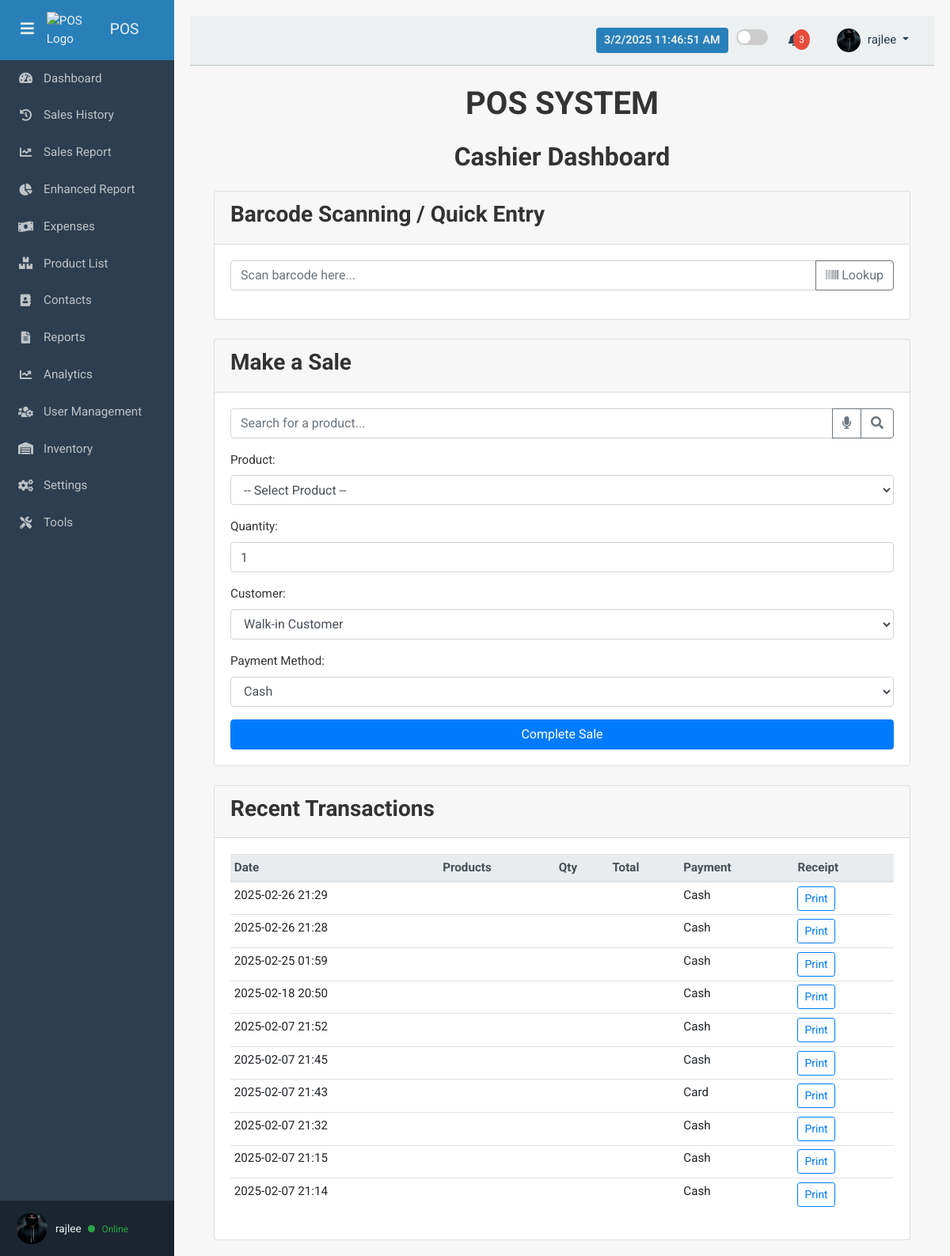
Page /cashier/ (signed in) on the earlier database version.
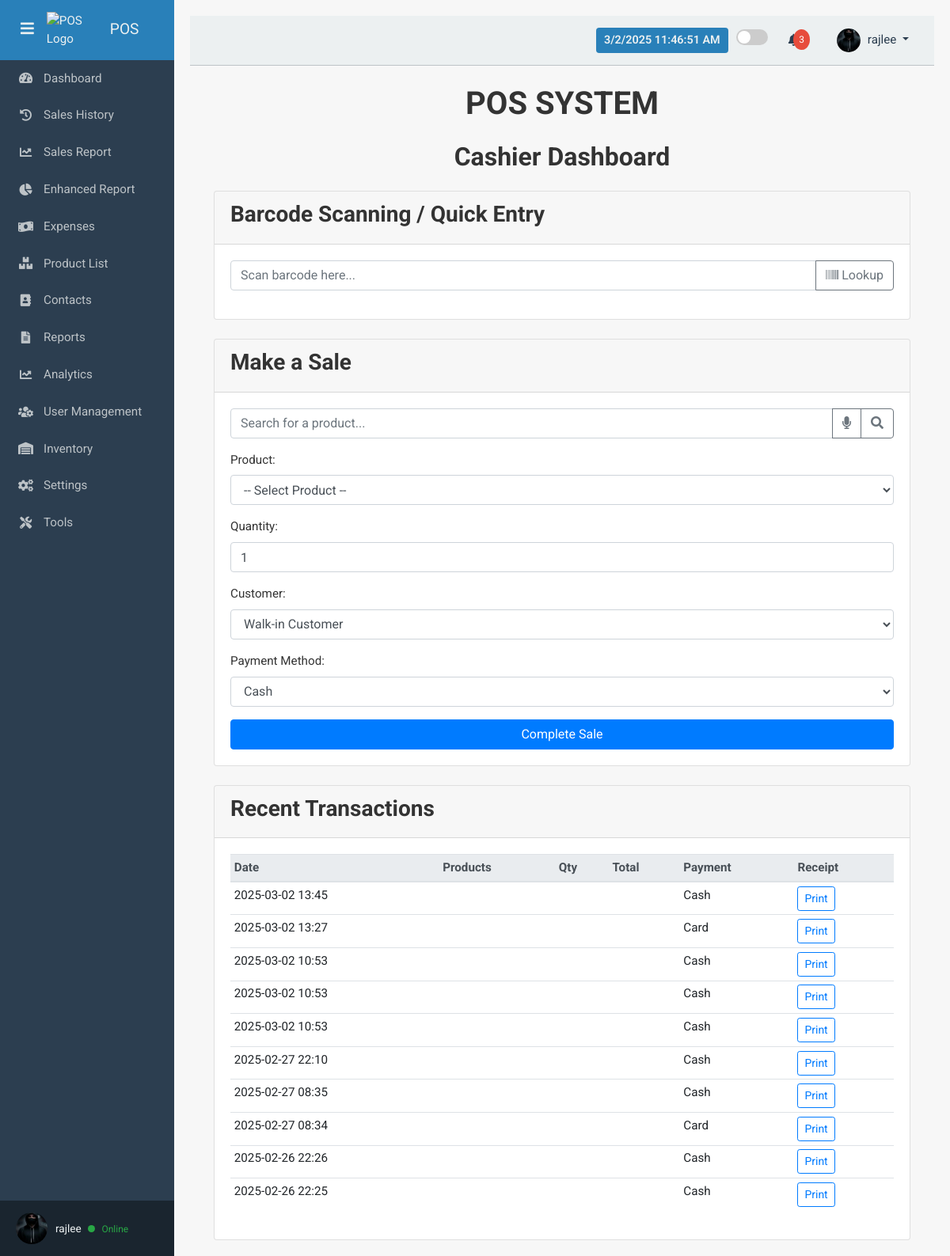
Same page on the later database version.
### pos/models.py (models this page shows, shortened)
class Sale(models.Model):
    customer = models.ForeignKey(
        'Customer', null=True, blank=True, on_delete=models.SET_NULL
    )
    product = models.ForeignKey(
        Product, on_delete=models.CASCADE, null=True, blank=True
    )
    quantity = models.PositiveIntegerField(null=True, blank=True)
    total_price = models.DecimalField(
        max_digits=10, decimal_places=2, blank=True, null=True
    )
    total_amount = models.DecimalField(
        max_digits=10, decimal_places=2, blank=True, null=True
    )
    payment_method = models.CharField(
        max_length=50,
        choices=[
            ("cash", "Cash"),
            ("card", "Card"),
            ("mobile_money", "Mobile Money")
        ],
    )
    date = models.DateTimeField(auto_now_add=True)
    cashier = models.ForeignKey(User, on_delete=models.CASCADE)
    def print_receipt_link(self):
        if self.id:
            url = reverse("generate_receipt", args=[self.id])
            return format_html(
                '<a class="button" href="{}" target="_blank">Print Receipt</a>', url
            )
        return "-"
    print_receipt_link.short_description = "Print Receipt"

### pos/views.py (the view, shortened to what this page needs)
# urls.py: path('cashier/', views.cashier_dashboard, name='cashier_dashboard'),
@login_required
def cashier_dashboard(request):
    products = Product.objects.all()
    customers = Customer.objects.all()
    recent_sales = Sale.objects.order_by('-date')[:10]
    low_stock_products = Product.objects.filter(stock__lt=10)
    context = {
        'products': products,
        'customers': customers,
        'recent_sales': recent_sales,
        'low_stock_products': low_stock_products,
    }
    return render(request, 'pos/cashier_dashboard.html', context)

### pos/templates/pos/cashier_dashboard.html (shortened to what this page needs)
{% extends "base.html" %}
{% load static %}
{% block content %}
<div class="dashboard-container container">
  <h1 class="text-center mb-4">POS SYSTEM</h1>
  <h2 class="text-center mb-4">Cashier Dashboard</h2>
  <div class="card mb-4">
    <div class="card-header">
      <h3>Barcode Scanning / Quick Entry</h3>
    </div>
    <div class="card-body">
      <div class="input-group mb-3">
        <input type="text" id="barcodeInput" class="form-control" placeholder="Scan barcode here..." autofocus>
        <div class="input-group-append">
          <button class="btn btn-outline-secondary" type="button" onclick="lookupBarcode()">
            <i class="fas fa-barcode"></i> Lookup
          </button>
        </div>
      </div>
    </div>
  </div>
  <div class="card mb-4">
    <div class="card-header">
      <h3>Make a Sale</h3>
    </div>
    <div class="card-body">
      <div class="input-group mb-3">
        <input type="text" id="productSearch" class="form-control" placeholder="Search for a product..." aria-label="Search Product" onkeyup="filterProducts()">
        <div class="input-group-append">
          <button class="btn btn-outline-secondary" type="button" id="voice-btn">
            <i class="fas fa-microphone"></i>
          </button>
          <button class="btn btn-outline-secondary" type="button" onclick="filterProducts()">
            <i class="fas fa-search"></i>
          </button>
        </div>
      </div>
      <form method="post" action="{% url 'cashier_dashboard' %}">
        <div class="form-group">
          <label for="product">Product:</label>
          <select name="product" id="product" class="form-control" required>
            <option value="">-- Select Product --</option>
          </select>
        </div>
        <div class="form-group">
          <label for="quantity">Quantity:</label>
          <input type="number" name="quantity" id="quantity" class="form-control" min="1" value="1" required>
        </div>
        <div class="form-group">
          <label for="customer">Customer:</label>
          <select name="customer" id="customer" class="form-control">
            <option value="">Walk-in Customer</option>
          </select>
        </div>
        <div class="form-group">
          <label for="payment_method">Payment Method:</label>
          <select name="payment_method" id="payment_method" class="form-control">
            <option value="cash">Cash</option>
          </select>
        </div>
        <button type="submit" class="btn btn-primary btn-block">Complete Sale</button>
      </form>
    </div>
  </div>
  <div class="card">
    <div class="card-header">
      <h3>Recent Transactions</h3>
    </div>
    <div class="card-body">
      <table class="table table-sm table-hover">
        <thead class="thead-light">
          <tr>
            <th>Date</th>
            <th>Products</th>
            <th>Qty</th>
            <th>Total</th>
            <th>Payment</th>
            <th>Receipt</th>
          </tr>
        </thead>
        <tbody>
          {% for sale in recent_sales %}
          <tr>
            <td>{{ sale.date|date:"Y-m-d H:i" }}</td>
            <td>
            </td>
            <td>
            </td>
            <td>
            </td>
            <td>{{ sale.payment_method|capfirst }}</td>
            <td>
              <a href="{% url 'receipt_view' sale.id %}" target="_blank" class="btn btn-sm btn-outline-primary">
                Print
              </a>
            </td>
          </tr>
          {% empty %}
          <tr>
            <td colspan="6" class="text-center">No transactions yet.</td>
          </tr>
          {% endfor %}
        </tbody>
      </table>
    </div>
  </div>
</div>
{% endblock %}

Differences in the rows shown:
no longer on this page (row unchanged): Sale: date "2025-02-26 21:29", payment_method "Cash"
no longer on this page (row unchanged): Sale: date "2025-02-26 21:28", payment_method "Cash"
no longer on this page (row unchanged): Sale: date "2025-02-25 01:59", payment_method "Cash"
no longer on this page (row unchanged): Sale: date "2025-02-18 20:50", payment_method "Cash"
no longer on this page (row unchanged): Sale: date "2025-02-07 21:52", payment_method "Cash"
no longer on this page (row unchanged): Sale: date "2025-02-07 21:45", payment_method "Cash"
no longer on this page (row unchanged): Sale: date "2025-02-07 21:43", payment_method "Card"
no longer on this page (row unchanged): Sale: date "2025-02-07 21:32", payment_method "Cash"
no longer on this page (row unchanged): Sale: date "2025-02-07 21:15", payment_method "Cash"
no longer on this page (row unchanged): Sale: date "2025-02-07 21:14", payment_method "Cash"
added Sale: date "2025-03-02 13:45", payment_method "Cash"
added Sale: date "2025-03-02 13:27", payment_method "Card"
added Sale: date "2025-03-02 10:53", payment_method "Cash"
added Sale: date "2025-03-02 10:53", payment_method "Cash"
added Sale: date "2025-03-02 10:53", payment_method "Cash"
added Sale: date "2025-02-27 22:10", payment_method "Cash"
added Sale: date "2025-02-27 08:35", payment_method "Cash"
added Sale: date "2025-02-27 08:34", payment_method "Card"
added Sale: date "2025-02-26 22:26", payment_method "Cash"
added Sale: date "2025-02-26 22:25", payment_method "Cash"
